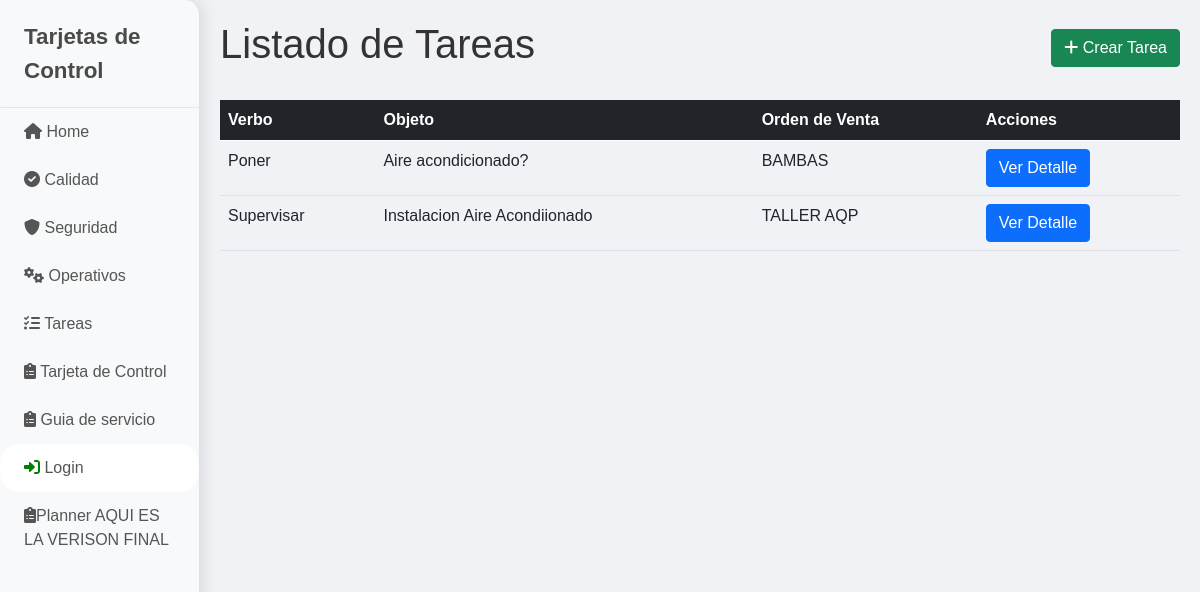
Page /tareas/tareas/ on the earlier database version.
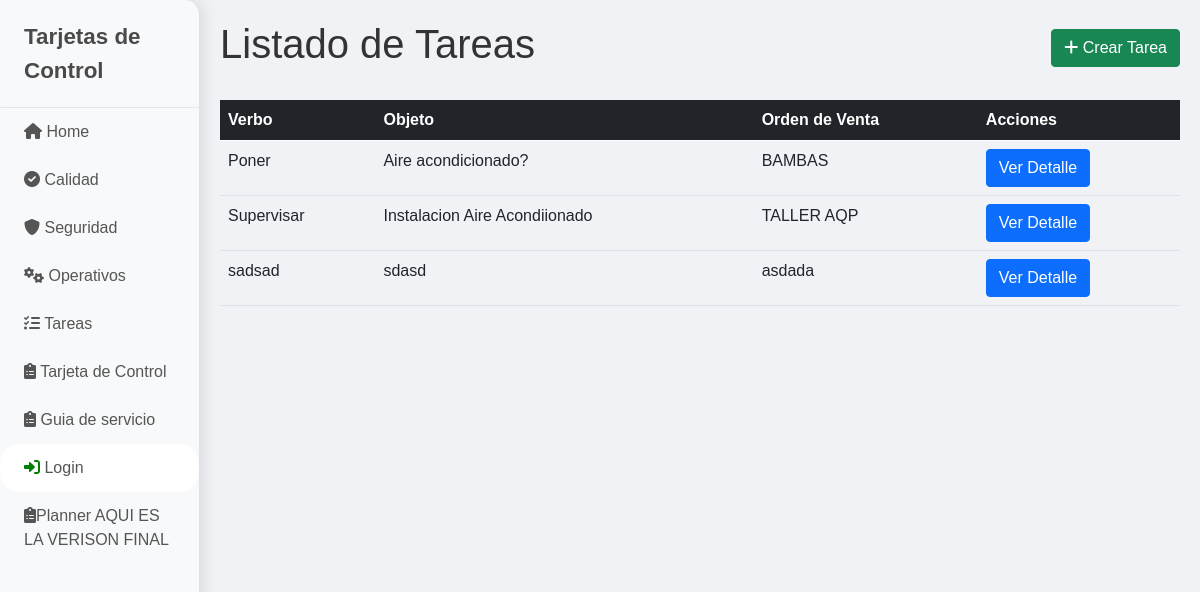
Same page on the later database version.
### modelos/models.py (models this page shows, shortened)
class Tarea(models.Model):
    verbo = models.CharField(max_length=100)
    objeto = models.CharField(max_length=100)
    orden_de_venta = models.CharField(max_length=100, null=True, blank=True)
    recurso_seguridad = models.ManyToManyField(RecursoSeguridad, related_name='tareas', blank=True)
    recurso_calidad = models.ManyToManyField(RecursoCalidad, related_name='tareas', blank=True)
    recurso_operativo = models.ManyToManyField(RecursoOperativo, related_name='tareas', blank=True)

### tareas/views.py (the view)
# urls.py: path('tareas/', views.listar_tareas, name='listar_tareas'),
def listar_tareas(request):
    tareas = Tarea.objects.all()
    return render(request, 'listar_tareas.html', {'tareas': tareas})

### tareas/templates/listar_tareas.html (shortened to what this page needs)
{% extends 'base.html' %}
{% block content %}
<div class="d-flex justify-content-between align-items-center mb-4">
    <h1>Listado de Tareas</h1>
    <a href="{% url 'crear-tarea' %}" class="btn btn-success"><i class="fas fa-plus"></i> Crear Tarea</a>
</div>
<table class="table table-hover">
    <thead class="table-dark">
        <tr>
            <th>Verbo</th>
            <th>Objeto</th>
            <th>Orden de Venta</th>
            <th>Acciones</th>
        </tr>
    </thead>
    <tbody>
        {% for tarea in tareas %}
        <tr>
            <td>{{ tarea.verbo }}</td>
            <td>{{ tarea.objeto }}</td>
            <td>{{ tarea.orden_de_venta }}</td>
            <td>
                <a href="{% url 'detalle_tarea' tarea.id %}" class="btn btn-primary">Ver Detalle</a>
            </td>
        </tr>
        {% endfor %}
    </tbody>
</table>
{% endblock %}

Differences in the rows shown:
added Tarea: verbo "sadsad", objeto "sdasd", orden_de_venta "asdada"
